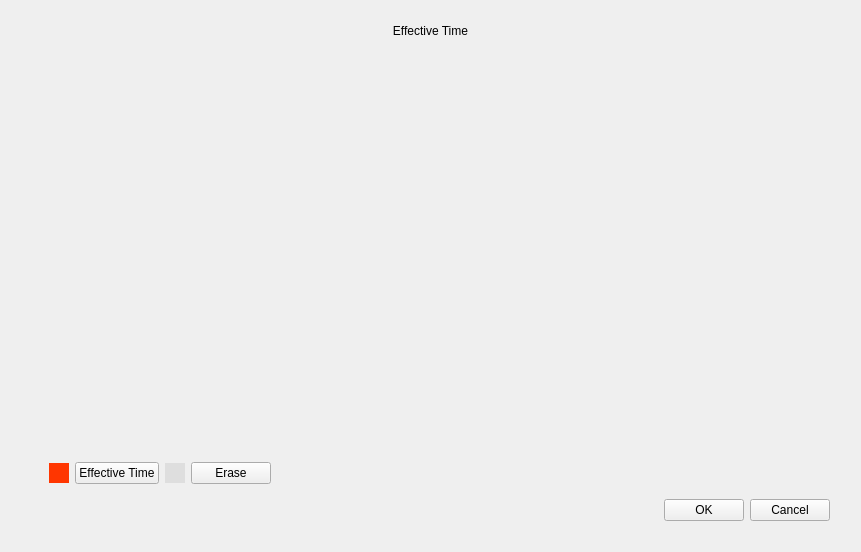
<?xml version="1.0" encoding="UTF-8"?>
<ui version="4.0">
 <class>EffectiveTime</class>
 <widget class="QWidget" name="EffectiveTime">
  <property name="geometry">
   <rect>
    <x>0</x>
    <y>0</y>
    <width>861</width>
    <height>552</height>
   </rect>
  </property>
  <property name="windowTitle">
   <string>Dialog</string>
  </property>
  <layout class="QVBoxLayout" name="verticalLayout_2">
   <property name="spacing">
    <number>0</number>
   </property>
   <item>
    <widget class="QWidget" name="widget_title" native="true">
     <property name="minimumSize">
      <size>
       <width>0</width>
       <height>40</height>
      </size>
     </property>
     <layout class="QHBoxLayout" name="horizontalLayout_4">
      <property name="leftMargin">
       <number>0</number>
      </property>
      <property name="topMargin">
       <number>0</number>
      </property>
      <property name="rightMargin">
       <number>0</number>
      </property>
      <property name="bottomMargin">
       <number>0</number>
      </property>
      <item>
       <widget class="QLabel" name="label_title">
        <property name="text">
         <string>Effective Time</string>
        </property>
        <property name="alignment">
         <set>Qt::AlignCenter</set>
        </property>
       </widget>
      </item>
     </layout>
    </widget>
   </item>
   <item>
    <widget class="QWidget" name="widget_background" native="true">
     <layout class="QVBoxLayout" name="verticalLayout">
      <property name="leftMargin">
       <number>20</number>
      </property>
      <property name="rightMargin">
       <number>20</number>
      </property>
      <property name="bottomMargin">
       <number>20</number>
      </property>
      <item>
       <widget class="QWidget" name="widget_4" native="true">
        <property name="sizePolicy">
         <sizepolicy hsizetype="Preferred" vsizetype="Expanding">
          <horstretch>0</horstretch>
          <verstretch>0</verstretch>
         </sizepolicy>
        </property>
        <layout class="QVBoxLayout" name="verticalLayout_3">
         <item>
          <widget class="MsScheduleWidget" name="schedule" native="true">
           <property name="sizePolicy">
            <sizepolicy hsizetype="Preferred" vsizetype="Expanding">
             <horstretch>1</horstretch>
             <verstretch>0</verstretch>
            </sizepolicy>
           </property>
          </widget>
         </item>
         <item>
          <layout class="QHBoxLayout" name="horizontalLayout_10">
           <property name="leftMargin">
            <number>9</number>
           </property>
           <property name="rightMargin">
            <number>9</number>
           </property>
           <item>
            <widget class="ColorLabel" name="label_effective">
             <property name="minimumSize">
              <size>
               <width>20</width>
               <height>0</height>
              </size>
             </property>
             <property name="maximumSize">
              <size>
               <width>20</width>
               <height>20</height>
              </size>
             </property>
             <property name="styleSheet">
              <string notr="true">background-color: #FF3600;</string>
             </property>
             <property name="text">
              <string/>
             </property>
            </widget>
           </item>
           <item>
            <widget class="MyPushButton" name="pushButton_effective">
             <property name="text">
              <string>Effective Time</string>
             </property>
             <property name="checkable">
              <bool>true</bool>
             </property>
            </widget>
           </item>
           <item>
            <widget class="ColorLabel" name="label_erase">
             <property name="minimumSize">
              <size>
               <width>20</width>
               <height>0</height>
              </size>
             </property>
             <property name="maximumSize">
              <size>
               <width>20</width>
               <height>20</height>
              </size>
             </property>
             <property name="styleSheet">
              <string notr="true">background-color: #DEDEDE;</string>
             </property>
             <property name="text">
              <string/>
             </property>
            </widget>
           </item>
           <item>
            <widget class="MyPushButton" name="pushButton_erase">
             <property name="text">
              <string>Erase</string>
             </property>
             <property name="checkable">
              <bool>true</bool>
             </property>
            </widget>
           </item>
           <item>
            <spacer name="horizontalSpacer_8">
             <property name="orientation">
              <enum>Qt::Horizontal</enum>
             </property>
             <property name="sizeHint" stdset="0">
              <size>
               <width>40</width>
               <height>20</height>
              </size>
             </property>
            </spacer>
           </item>
          </layout>
         </item>
        </layout>
       </widget>
      </item>
      <item>
       <layout class="QHBoxLayout" name="horizontalLayout_3">
        <item>
         <spacer name="horizontalSpacer_2">
          <property name="orientation">
           <enum>Qt::Horizontal</enum>
          </property>
          <property name="sizeHint" stdset="0">
           <size>
            <width>40</width>
            <height>20</height>
           </size>
          </property>
         </spacer>
        </item>
        <item>
         <widget class="MyPushButton" name="pushButton_ok">
          <property name="text">
           <string>OK</string>
          </property>
          <property name="autoDefault">
           <bool>true</bool>
          </property>
         </widget>
        </item>
        <item>
         <widget class="MyPushButton" name="pushButton_cancel">
          <property name="text">
           <string>Cancel</string>
          </property>
          <property name="autoDefault">
           <bool>true</bool>
          </property>
         </widget>
        </item>
       </layout>
      </item>
     </layout>
    </widget>
   </item>
  </layout>
 </widget>
 <customwidgets>
  <customwidget>
   <class>MyPushButton</class>
   <extends>QPushButton</extends>
   <header>mypushbutton.h</header>
  </customwidget>
  <customwidget>
   <class>MsScheduleWidget</class>
   <extends>QWidget</extends>
   <header>msschedulewidget.h</header>
   <container>1</container>
  </customwidget>
  <customwidget>
   <class>ColorLabel</class>
   <extends>QLabel</extends>
   <header>colorlabel.h</header>
  </customwidget>
 </customwidgets>
 <resources/>
 <connections/>
</ui>
